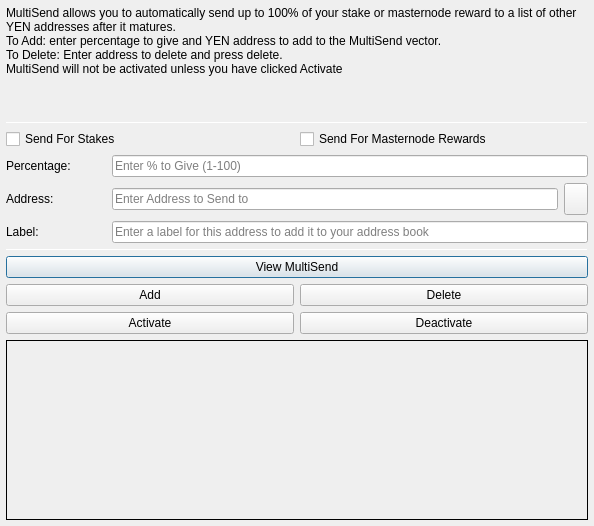
<?xml version="1.0" encoding="UTF-8"?>
<ui version="4.0">
 <class>MultiSendDialog</class>
 <widget class="QDialog" name="MultiSendDialog">
  <property name="windowModality">
   <enum>Qt::NonModal</enum>
  </property>
  <property name="geometry">
   <rect>
    <x>0</x>
    <y>0</y>
    <width>594</width>
    <height>526</height>
   </rect>
  </property>
  <property name="windowTitle">
   <string>MultiSend</string>
  </property>
  <layout class="QVBoxLayout" name="verticalLayout" stretch="0">
   <property name="leftMargin">
    <number>6</number>
   </property>
   <property name="topMargin">
    <number>6</number>
   </property>
   <property name="rightMargin">
    <number>6</number>
   </property>
   <property name="bottomMargin">
    <number>6</number>
   </property>
   <item>
    <layout class="QVBoxLayout" name="verticalLayout_Main" stretch="1,1,1,0,1,1,1">
     <item>
      <widget class="QLabel" name="label_2">
       <property name="lineWidth">
        <number>1</number>
       </property>
       <property name="text">
        <string>MultiSend allows you to automatically send up to 100% of your stake or masternode reward to a list of other YEN addresses after it matures.
To Add: enter percentage to give and YEN address to add to the MultiSend vector.
To Delete: Enter address to delete and press delete.
MultiSend will not be activated unless you have clicked Activate</string>
       </property>
       <property name="alignment">
        <set>Qt::AlignLeading|Qt::AlignLeft|Qt::AlignTop</set>
       </property>
       <property name="wordWrap">
        <bool>true</bool>
       </property>
      </widget>
     </item>
     <item>
      <widget class="Line" name="line">
       <property name="minimumSize">
        <size>
         <width>0</width>
         <height>1</height>
        </size>
       </property>
       <property name="maximumSize">
        <size>
         <width>16777215</width>
         <height>1</height>
        </size>
       </property>
       <property name="orientation">
        <enum>Qt::Horizontal</enum>
       </property>
      </widget>
     </item>
     <item>
      <layout class="QVBoxLayout" name="verticalLayout_Settings">
       <item>
        <layout class="QHBoxLayout" name="horizontalLayout">
         <item>
          <widget class="QCheckBox" name="multiSendStakeCheckBox">
           <property name="text">
            <string>Send For Stakes</string>
           </property>
          </widget>
         </item>
         <item>
          <widget class="QCheckBox" name="multiSendMasternodeCheckBox">
           <property name="text">
            <string>Send For Masternode Rewards</string>
           </property>
          </widget>
         </item>
        </layout>
       </item>
       <item>
        <layout class="QHBoxLayout" name="horizontalLayout_6">
         <item>
          <widget class="QLabel" name="label">
           <property name="minimumSize">
            <size>
             <width>100</width>
             <height>0</height>
            </size>
           </property>
           <property name="toolTip">
            <string>Percentage of stake to send</string>
           </property>
           <property name="text">
            <string>Percentage:</string>
           </property>
          </widget>
         </item>
         <item>
          <widget class="QLineEdit" name="multiSendPercentEdit">
           <property name="toolTip">
            <string>Enter whole numbers 1 - 100</string>
           </property>
           <property name="placeholderText">
            <string>Enter % to Give (1-100)</string>
           </property>
          </widget>
         </item>
        </layout>
       </item>
       <item>
        <layout class="QHBoxLayout" name="horizontalLayout_7">
         <item>
          <widget class="QLabel" name="label_5">
           <property name="minimumSize">
            <size>
             <width>100</width>
             <height>0</height>
            </size>
           </property>
           <property name="toolTip">
            <string>Address to send portion of stake to</string>
           </property>
           <property name="text">
            <string>Address:</string>
           </property>
          </widget>
         </item>
         <item>
          <widget class="QLineEdit" name="multiSendAddressEdit">
           <property name="toolTip">
            <string/>
           </property>
           <property name="placeholderText">
            <string>Enter Address to Send to</string>
           </property>
          </widget>
         </item>
         <item>
          <widget class="QToolButton" name="addressBookButton">
           <property name="maximumSize">
            <size>
             <width>16777215</width>
             <height>32</height>
            </size>
           </property>
           <property name="toolTip">
            <string>Choose an address from the address book</string>
           </property>
           <property name="text">
            <string/>
           </property>
           <property name="icon">
            <iconset resource="../cryptoyen_modern.qrc">
             <normaloff>:/icons/address-book</normaloff>:/icons/address-book</iconset>
           </property>
           <property name="shortcut">
            <string>Alt+A</string>
           </property>
          </widget>
         </item>
        </layout>
       </item>
      </layout>
     </item>
     <item>
      <layout class="QHBoxLayout" name="horizontalLayout_3">
       <item>
        <widget class="QLabel" name="label_3">
         <property name="minimumSize">
          <size>
           <width>100</width>
           <height>0</height>
          </size>
         </property>
         <property name="text">
          <string>Label:</string>
         </property>
        </widget>
       </item>
       <item>
        <widget class="QLineEdit" name="labelAddressLabelEdit">
         <property name="placeholderText">
          <string>Enter a label for this address to add it to your address book</string>
         </property>
        </widget>
       </item>
      </layout>
     </item>
     <item>
      <widget class="Line" name="line_2">
       <property name="minimumSize">
        <size>
         <width>0</width>
         <height>1</height>
        </size>
       </property>
       <property name="maximumSize">
        <size>
         <width>16777215</width>
         <height>1</height>
        </size>
       </property>
       <property name="orientation">
        <enum>Qt::Horizontal</enum>
       </property>
      </widget>
     </item>
     <item>
      <layout class="QVBoxLayout" name="verticalLayout_Buttons">
       <item>
        <layout class="QHBoxLayout" name="horizontalLayout_4">
         <item>
          <widget class="QPushButton" name="viewButton">
           <property name="toolTip">
            <string/>
           </property>
           <property name="statusTip">
            <string>View MultiSend Vector</string>
           </property>
           <property name="text">
            <string>View MultiSend</string>
           </property>
          </widget>
         </item>
        </layout>
       </item>
       <item>
        <layout class="QHBoxLayout" name="horizontalLayout_2">
         <item>
          <widget class="QPushButton" name="addButton">
           <property name="toolTip">
            <string/>
           </property>
           <property name="statusTip">
            <string>Add to MultiSend Vector</string>
           </property>
           <property name="text">
            <string>Add</string>
           </property>
          </widget>
         </item>
         <item>
          <widget class="QPushButton" name="deleteButton">
           <property name="toolTip">
            <string/>
           </property>
           <property name="statusTip">
            <string>Delete Address From MultiSend Vector</string>
           </property>
           <property name="text">
            <string>Delete</string>
           </property>
          </widget>
         </item>
        </layout>
       </item>
       <item>
        <layout class="QHBoxLayout" name="horizontalLayout_5">
         <item>
          <widget class="QPushButton" name="activateButton">
           <property name="statusTip">
            <string>Activate MultiSend</string>
           </property>
           <property name="text">
            <string>Activate</string>
           </property>
          </widget>
         </item>
         <item>
          <widget class="QPushButton" name="disableButton">
           <property name="statusTip">
            <string>Deactivate MultiSend</string>
           </property>
           <property name="text">
            <string>Deactivate</string>
           </property>
          </widget>
         </item>
        </layout>
       </item>
      </layout>
     </item>
     <item>
      <widget class="QLabel" name="message">
       <property name="minimumSize">
        <size>
         <width>0</width>
         <height>180</height>
        </size>
       </property>
       <property name="frameShape">
        <enum>QFrame::Panel</enum>
       </property>
       <property name="frameShadow">
        <enum>QFrame::Plain</enum>
       </property>
       <property name="lineWidth">
        <number>1</number>
       </property>
       <property name="midLineWidth">
        <number>1</number>
       </property>
       <property name="text">
        <string/>
       </property>
       <property name="alignment">
        <set>Qt::AlignLeading|Qt::AlignLeft|Qt::AlignTop</set>
       </property>
       <property name="wordWrap">
        <bool>true</bool>
       </property>
      </widget>
     </item>
    </layout>
   </item>
  </layout>
 </widget>
 <resources>
  <include location="../cryptoyen_modern.qrc"/>
 </resources>
 <connections/>
</ui>
